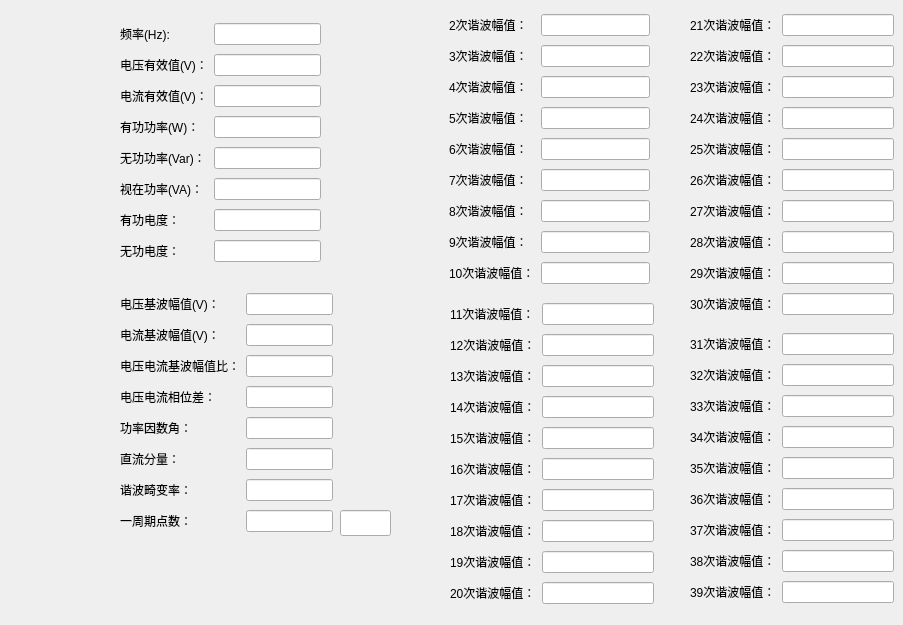
   <widget class="QWidget" name="tab">
    <attribute name="title">
     <string>A相基本量</string>
    </attribute>
    <widget class="QWidget" name="layoutWidget_2">
     <property name="geometry">
      <rect>
       <x>120</x>
       <y>290</y>
       <width>213</width>
       <height>252</height>
      </rect>
     </property>
     <layout class="QGridLayout" name="gridLayout_2">
      <item row="0" column="0">
       <widget class="QLabel" name="label_14">
        <property name="text">
         <string>电压基波幅值(V)：</string>
        </property>
       </widget>
      </item>
      <item row="0" column="1">
       <widget class="QLineEdit" name="V_jibofuzhi"/>
      </item>
      <item row="1" column="0">
       <widget class="QLabel" name="label_15">
        <property name="text">
         <string>电流基波幅值(V)：</string>
        </property>
       </widget>
      </item>
      <item row="1" column="1">
       <widget class="QLineEdit" name="I_jibofuzhi"/>
      </item>
      <item row="2" column="0">
       <widget class="QLabel" name="label_16">
        <property name="text">
         <string>电压电流基波幅值比：</string>
        </property>
       </widget>
      </item>
      <item row="2" column="1">
       <widget class="QLineEdit" name="VI_jibofuzhibi"/>
      </item>
      <item row="3" column="0">
       <widget class="QLabel" name="label_17">
        <property name="text">
         <string>电压电流相位差：</string>
        </property>
       </widget>
      </item>
      <item row="3" column="1">
       <widget class="QLineEdit" name="VI_xiangweicha"/>
      </item>
      <item row="4" column="0">
       <widget class="QLabel" name="label_18">
        <property name="text">
         <string>功率因数角：</string>
        </property>
       </widget>
      </item>
      <item row="4" column="1">
       <widget class="QLineEdit" name="VI_cos"/>
      </item>
      <item row="5" column="0">
       <widget class="QLabel" name="label_19">
        <property name="text">
         <string>直流分量：</string>
        </property>
       </widget>
      </item>
      <item row="5" column="1">
       <widget class="QLineEdit" name="zhiliufenliang"/>
      </item>
      <item row="6" column="0">
       <widget class="QLabel" name="label_20">
        <property name="text">
         <string>谐波畸变率：</string>
        </property>
       </widget>
      </item>
      <item row="6" column="1">
       <widget class="QLineEdit" name="Thdu"/>
      </item>
      <item row="7" column="0">
       <widget class="QLabel" name="label_21">
        <property name="text">
         <string>一周期点数：</string>
        </property>
       </widget>
      </item>
      <item row="7" column="1">
       <widget class="QLineEdit" name="point_count"/>
      </item>
     </layout>
    </widget>
    <widget class="QWidget" name="layoutWidget_5">
     <property name="geometry">
      <rect>
       <x>450</x>
       <y>300</y>
       <width>204</width>
       <height>316</height>
      </rect>
     </property>
     <layout class="QGridLayout" name="gridLayout_5">
      <item row="0" column="0">
       <widget class="QLabel" name="label_41">
        <property name="text">
         <string>11次谐波幅值：</string>
        </property>
       </widget>
      </item>
      <item row="0" column="1">
       <widget class="QLineEdit" name="shiyicixiebofuzhi"/>
      </item>
      <item row="1" column="0">
       <widget class="QLabel" name="label_42">
        <property name="text">
         <string>12次谐波幅值：</string>
        </property>
       </widget>
      </item>
      <item row="1" column="1">
       <widget class="QLineEdit" name="shiercixiebofuzhi"/>
      </item>
      <item row="2" column="0">
       <widget class="QLabel" name="label_43">
        <property name="text">
         <string>13次谐波幅值：</string>
        </property>
       </widget>
      </item>
      <item row="2" column="1">
       <widget class="QLineEdit" name="shisancixiebofuzhi"/>
      </item>
      <item row="3" column="0">
       <widget class="QLabel" name="label_44">
        <property name="text">
         <string>14次谐波幅值：</string>
        </property>
       </widget>
      </item>
      <item row="3" column="1">
       <widget class="QLineEdit" name="shisicixiebofuzhi"/>
      </item>
      <item row="4" column="0">
       <widget class="QLabel" name="label_45">
        <property name="text">
         <string>15次谐波幅值：</string>
        </property>
       </widget>
      </item>
      <item row="4" column="1">
       <widget class="QLineEdit" name="shiwucixiebofuzhi"/>
      </item>
      <item row="5" column="0">
       <widget class="QLabel" name="label_46">
        <property name="text">
         <string>16次谐波幅值：</string>
        </property>
       </widget>
      </item>
      <item row="5" column="1">
       <widget class="QLineEdit" name="shiliucixiebofuzhi"/>
      </item>
      <item row="6" column="0">
       <widget class="QLabel" name="label_47">
        <property name="text">
         <string>17次谐波幅值：</string>
        </property>
       </widget>
      </item>
      <item row="6" column="1">
       <widget class="QLineEdit" name="shiqicixiebofuzhi">
        <property name="text">
         <string/>
        </property>
       </widget>
      </item>
      <item row="7" column="0">
       <widget class="QLabel" name="label_48">
        <property name="text">
         <string>18次谐波幅值：</string>
        </property>
       </widget>
      </item>
      <item row="7" column="1">
       <widget class="QLineEdit" name="shibacixiebofuzhi"/>
      </item>
      <item row="8" column="0">
       <widget class="QLabel" name="label_49">
        <property name="text">
         <string>19次谐波幅值：</string>
        </property>
       </widget>
      </item>
      <item row="8" column="1">
       <widget class="QLineEdit" name="shijiucixiebofuzhi"/>
      </item>
      <item row="9" column="0">
       <widget class="QLabel" name="label_50">
        <property name="text">
         <string>20次谐波幅值：</string>
        </property>
       </widget>
      </item>
      <item row="9" column="1">
       <widget class="QLineEdit" name="ershicixiebofuzhi"/>
      </item>
     </layout>
    </widget>
    <widget class="QWidget" name="layoutWidget_6">
     <property name="geometry">
      <rect>
       <x>690</x>
       <y>330</y>
       <width>204</width>
       <height>284</height>
      </rect>
     </property>
     <layout class="QGridLayout" name="gridLayout_6">
      <item row="0" column="0">
       <widget class="QLabel" name="label_51">
        <property name="text">
         <string>31次谐波幅值：</string>
        </property>
       </widget>
      </item>
      <item row="0" column="1">
       <widget class="QLineEdit" name="sanshiyicixiebofuzhi"/>
      </item>
      <item row="1" column="0">
       <widget class="QLabel" name="label_52">
        <property name="text">
         <string>32次谐波幅值：</string>
        </property>
       </widget>
      </item>
      <item row="1" column="1">
       <widget class="QLineEdit" name="sanshiercixiebofuzhi"/>
      </item>
      <item row="2" column="0">
       <widget class="QLabel" name="label_53">
        <property name="text">
         <string>33次谐波幅值：</string>
        </property>
       </widget>
      </item>
      <item row="2" column="1">
       <widget class="QLineEdit" name="sanshisancixiebofuzhi"/>
      </item>
      <item row="3" column="0">
       <widget class="QLabel" name="label_54">
        <property name="text">
         <string>34次谐波幅值：</string>
        </property>
       </widget>
      </item>
      <item row="3" column="1">
       <widget class="QLineEdit" name="sanshisicixiebofuzhi"/>
      </item>
      <item row="4" column="0">
       <widget class="QLabel" name="label_55">
        <property name="text">
         <string>35次谐波幅值：</string>
        </property>
       </widget>
      </item>
      <item row="4" column="1">
       <widget class="QLineEdit" name="sanshiwucixiebofuzhi"/>
      </item>
      <item row="5" column="0">
       <widget class="QLabel" name="label_56">
        <property name="text">
         <string>36次谐波幅值：</string>
        </property>
       </widget>
      </item>
      <item row="5" column="1">
       <widget class="QLineEdit" name="sanshiliucixiebofuzhi"/>
      </item>
      <item row="6" column="0">
       <widget class="QLabel" name="label_57">
        <property name="text">
         <string>37次谐波幅值：</string>
        </property>
       </widget>
      </item>
      <item row="6" column="1">
       <widget class="QLineEdit" name="sanshiqicixiebofuzhi">
        <property name="text">
         <string/>
        </property>
       </widget>
      </item>
      <item row="7" column="0">
       <widget class="QLabel" name="label_58">
        <property name="text">
         <string>38次谐波幅值：</string>
        </property>
       </widget>
      </item>
      <item row="7" column="1">
       <widget class="QLineEdit" name="sanshibacixiebofuzhi"/>
      </item>
      <item row="8" column="0">
       <widget class="QLabel" name="label_59">
        <property name="text">
         <string>39次谐波幅值：</string>
        </property>
       </widget>
      </item>
      <item row="8" column="1">
       <widget class="QLineEdit" name="sanshijiucixiebofuzhi"/>
      </item>
     </layout>
    </widget>
    <widget class="QWidget" name="layoutWidget_9">
     <property name="geometry">
      <rect>
       <x>120</x>
       <y>20</y>
       <width>201</width>
       <height>252</height>
      </rect>
     </property>
     <layout class="QGridLayout" name="gridLayout">
      <item row="0" column="0">
       <widget class="QLabel" name="label_2">
        <property name="text">
         <string>频率(Hz):</string>
        </property>
       </widget>
      </item>
      <item row="0" column="1">
       <widget class="QLineEdit" name="FHz"/>
      </item>
      <item row="1" column="0">
       <widget class="QLabel" name="label_7">
        <property name="text">
         <string>电压有效值(V)：</string>
        </property>
       </widget>
      </item>
      <item row="1" column="1">
       <widget class="QLineEdit" name="V_rms"/>
      </item>
      <item row="2" column="0">
       <widget class="QLabel" name="label_8">
        <property name="text">
         <string>电流有效值(V)：</string>
        </property>
       </widget>
      </item>
      <item row="2" column="1">
       <widget class="QLineEdit" name="I_rms"/>
      </item>
      <item row="3" column="0">
       <widget class="QLabel" name="label_9">
        <property name="text">
         <string>有功功率(W)：</string>
        </property>
       </widget>
      </item>
      <item row="3" column="1">
       <widget class="QLineEdit" name="PW"/>
      </item>
      <item row="4" column="0">
       <widget class="QLabel" name="label_10">
        <property name="text">
         <string>无功功率(Var)：</string>
        </property>
       </widget>
      </item>
      <item row="4" column="1">
       <widget class="QLineEdit" name="QVar"/>
      </item>
      <item row="5" column="0">
       <widget class="QLabel" name="label_11">
        <property name="text">
         <string>视在功率(VA)：</string>
        </property>
       </widget>
      </item>
      <item row="5" column="1">
       <widget class="QLineEdit" name="SVA"/>
      </item>
      <item row="6" column="0">
       <widget class="QLabel" name="label_12">
        <property name="text">
         <string>有功电度：</string>
        </property>
       </widget>
      </item>
      <item row="6" column="1">
       <widget class="QLineEdit" name="PT"/>
      </item>
      <item row="7" column="0">
       <widget class="QLabel" name="label_13">
        <property name="text">
         <string>无功电度：</string>
        </property>
       </widget>
      </item>
      <item row="7" column="1">
       <widget class="QLineEdit" name="QT"/>
      </item>
     </layout>
    </widget>
    <widget class="QWidget" name="layoutWidget_10">
     <property name="geometry">
      <rect>
       <x>449</x>
       <y>11</y>
       <width>201</width>
       <height>284</height>
      </rect>
     </property>
     <layout class="QGridLayout" name="gridLayout_3">
      <item row="0" column="0">
       <widget class="QLabel" name="label_22">
        <property name="text">
         <string>2次谐波幅值：</string>
        </property>
       </widget>
      </item>
      <item row="0" column="1">
       <widget class="QLineEdit" name="ercixiebofuzhi"/>
      </item>
      <item row="1" column="0">
       <widget class="QLabel" name="label_23">
        <property name="text">
         <string>3次谐波幅值：</string>
        </property>
       </widget>
      </item>
      <item row="1" column="1">
       <widget class="QLineEdit" name="sancixiebofuzhi"/>
      </item>
      <item row="2" column="0">
       <widget class="QLabel" name="label_24">
        <property name="text">
         <string>4次谐波幅值：</string>
        </property>
       </widget>
      </item>
      <item row="2" column="1">
       <widget class="QLineEdit" name="sicixiebofuzhi"/>
      </item>
      <item row="3" column="0">
       <widget class="QLabel" name="label_25">
        <property name="text">
         <string>5次谐波幅值：</string>
        </property>
       </widget>
      </item>
      <item row="3" column="1">
       <widget class="QLineEdit" name="wucixiebofuzhi"/>
      </item>
      <item row="4" column="0">
       <widget class="QLabel" name="label_26">
        <property name="text">
         <string>6次谐波幅值：</string>
        </property>
       </widget>
      </item>
      <item row="4" column="1">
       <widget class="QLineEdit" name="liucixiebofuzhi"/>
      </item>
      <item row="5" column="0">
       <widget class="QLabel" name="label_27">
        <property name="text">
         <string>7次谐波幅值：</string>
        </property>
       </widget>
      </item>
      <item row="5" column="1">
       <widget class="QLineEdit" name="qicixiebofuzhi"/>
      </item>
      <item row="6" column="0">
       <widget class="QLabel" name="label_28">
        <property name="text">
         <string>8次谐波幅值：</string>
        </property>
       </widget>
      </item>
      <item row="6" column="1">
       <widget class="QLineEdit" name="bacixiebofuzhi">
        <property name="text">
         <string/>
        </property>
       </widget>
      </item>
      <item row="7" column="0">
       <widget class="QLabel" name="label_29">
        <property name="text">
         <string>9次谐波幅值：</string>
        </property>
       </widget>
      </item>
      <item row="7" column="1">
       <widget class="QLineEdit" name="jiucixiebofuzhi"/>
      </item>
      <item row="8" column="0">
       <widget class="QLabel" name="label_30">
        <property name="text">
         <string>10次谐波幅值：</string>
        </property>
       </widget>
      </item>
      <item row="8" column="1">
       <widget class="QLineEdit" name="shicixiebofuzhi"/>
      </item>
     </layout>
    </widget>
    <widget class="QWidget" name="layoutWidget_11">
     <property name="geometry">
      <rect>
       <x>690</x>
       <y>11</y>
       <width>204</width>
       <height>316</height>
      </rect>
     </property>
     <layout class="QGridLayout" name="gridLayout_4">
      <item row="0" column="0">
       <widget class="QLabel" name="label_31">
        <property name="text">
         <string>21次谐波幅值：</string>
        </property>
       </widget>
      </item>
      <item row="0" column="1">
       <widget class="QLineEdit" name="ershiyicixiebofuzhi"/>
      </item>
      <item row="1" column="0">
       <widget class="QLabel" name="label_32">
        <property name="text">
         <string>22次谐波幅值：</string>
        </property>
       </widget>
      </item>
      <item row="1" column="1">
       <widget class="QLineEdit" name="ershiercixiebofuzhi"/>
      </item>
      <item row="2" column="0">
       <widget class="QLabel" name="label_33">
        <property name="text">
         <string>23次谐波幅值：</string>
        </property>
       </widget>
      </item>
      <item row="2" column="1">
       <widget class="QLineEdit" name="ershisancixiebofuzhi"/>
      </item>
      <item row="3" column="0">
       <widget class="QLabel" name="label_34">
        <property name="text">
         <string>24次谐波幅值：</string>
        </property>
       </widget>
      </item>
      <item row="3" column="1">
       <widget class="QLineEdit" name="ershisicixiebofuzhi"/>
      </item>
      <item row="4" column="0">
       <widget class="QLabel" name="label_35">
        <property name="text">
         <string>25次谐波幅值：</string>
        </property>
       </widget>
      </item>
      <item row="4" column="1">
       <widget class="QLineEdit" name="ershiwucixiebofuzhi"/>
      </item>
      <item row="5" column="0">
       <widget class="QLabel" name="label_36">
        <property name="text">
         <string>26次谐波幅值：</string>
        </property>
       </widget>
      </item>
      <item row="5" column="1">
       <widget class="QLineEdit" name="ershiliucixiebofuzhi"/>
      </item>
      <item row="6" column="0">
       <widget class="QLabel" name="label_37">
        <property name="text">
         <string>27次谐波幅值：</string>
        </property>
       </widget>
      </item>
      <item row="6" column="1">
       <widget class="QLineEdit" name="ershiqicixiebofuzhi">
        <property name="text">
         <string/>
        </property>
       </widget>
      </item>
      <item row="7" column="0">
       <widget class="QLabel" name="label_38">
        <property name="text">
         <string>28次谐波幅值：</string>
        </property>
       </widget>
      </item>
      <item row="7" column="1">
       <widget class="QLineEdit" name="ershibacixiebofuzhi"/>
      </item>
      <item row="8" column="0">
       <widget class="QLabel" name="label_39">
        <property name="text">
         <string>29次谐波幅值：</string>
        </property>
       </widget>
      </item>
      <item row="8" column="1">
       <widget class="QLineEdit" name="ershijiucixiebofuzhi"/>
      </item>
      <item row="9" column="0">
       <widget class="QLabel" name="label_40">
        <property name="text">
         <string>30次谐波幅值：</string>
        </property>
       </widget>
      </item>
      <item row="9" column="1">
       <widget class="QLineEdit" name="sanshicixiebofuzhi"/>
      </item>
     </layout>
    </widget>
    <widget class="QLineEdit" name="FFT_Number">
     <property name="geometry">
      <rect>
       <x>340</x>
       <y>510</y>
       <width>51</width>
       <height>26</height>
      </rect>
     </property>
    </widget>
   </widget>
